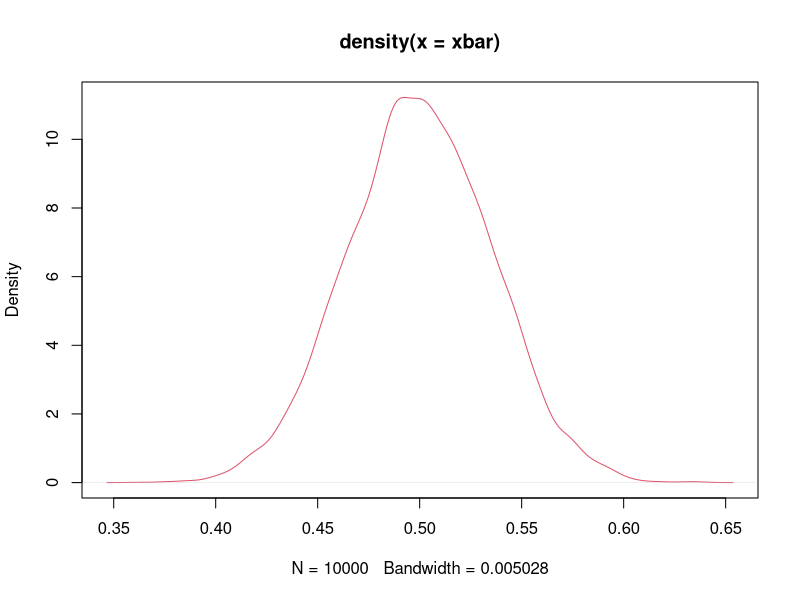

This chart was generated by the following R code:
## ---- chunk 1
knitr::opts_chunk$set(echo = TRUE)
## ---- chunk 2
n=100
xbar = replicate(10000, mean(rbeta(n, 0.5, 0.5)))
plot(density(xbar), col=2)
